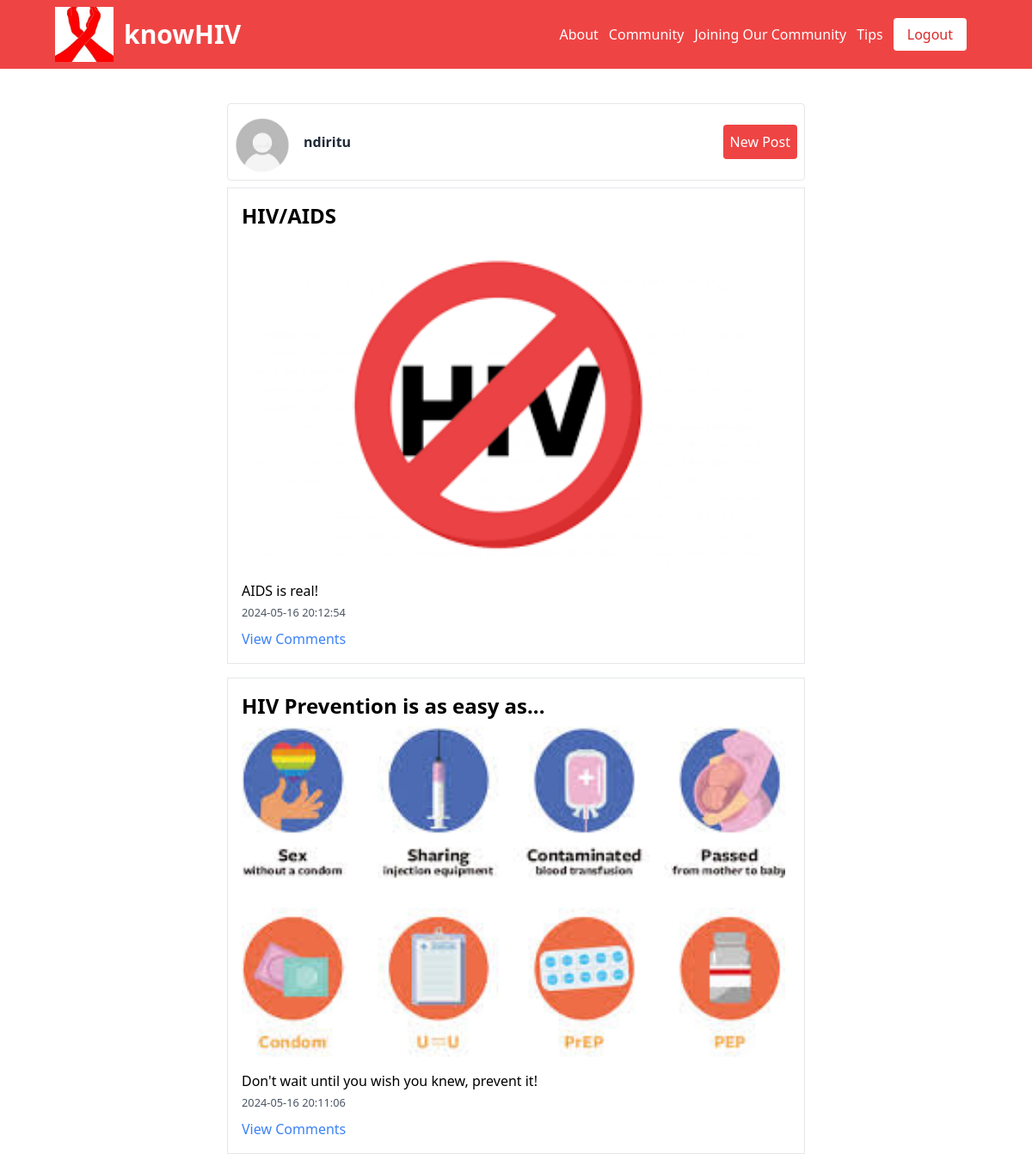
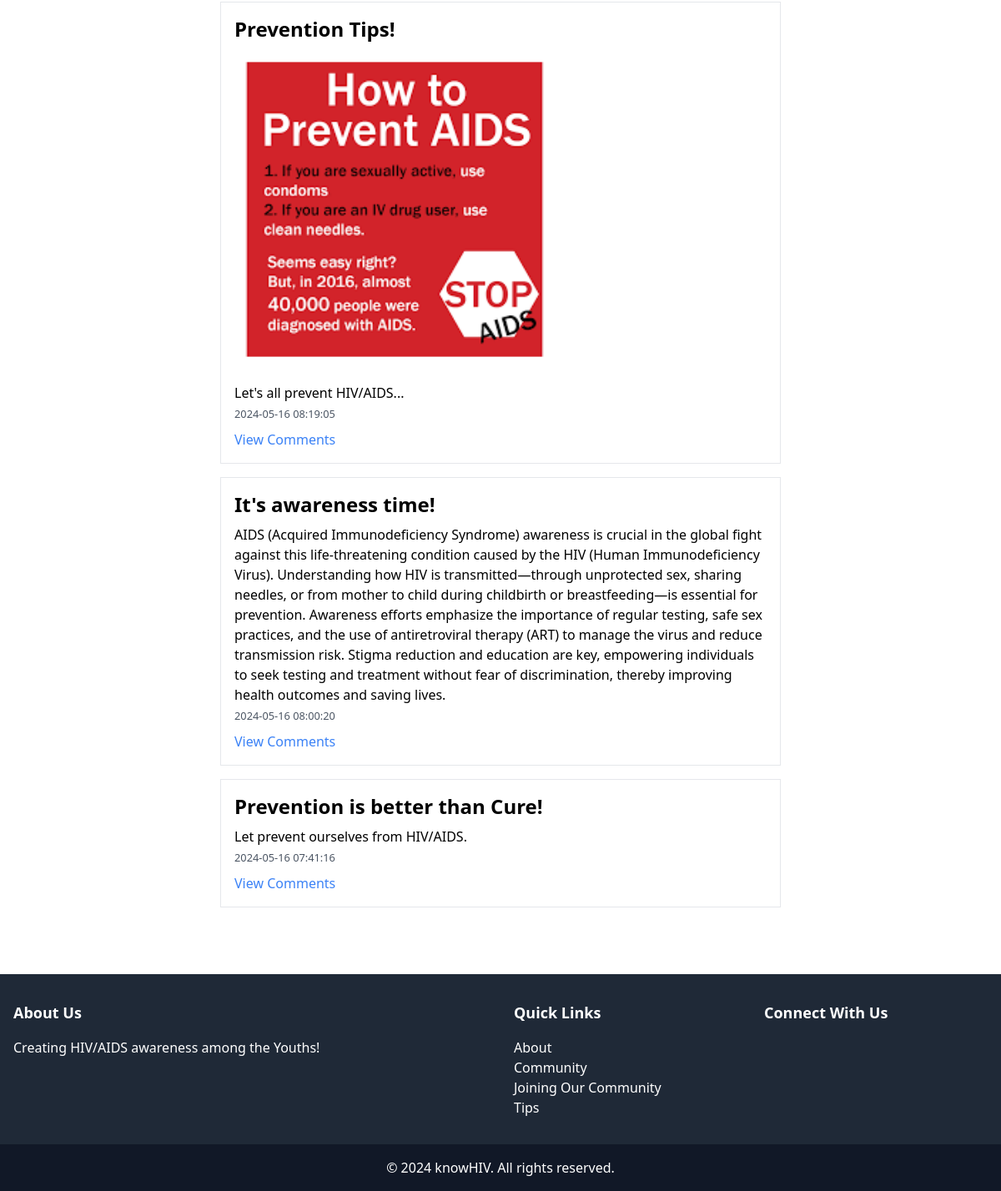
The page /homepage.php (signed in) on the database its author committed (2 pictures, top to bottom).
### tables this page shows
CREATE TABLE `posts` (
  `id` int(11) NOT NULL,
  `user_id` int(11) NOT NULL,
  `title` varchar(255) NOT NULL,
  `content` text NOT NULL,
  `image_url` varchar(255) DEFAULT NULL,
  `created_at` timestamp NOT NULL DEFAULT current_timestamp(),
  `flagged` tinyint(1) DEFAULT 0
);

### homepage.php (the view, shortened to what this page needs)
<?php
include 'config/db.php';
$username = $_SESSION['username'];
$stmt = $conn->prepare("SELECT id, title, content, image_url, created_at FROM posts WHERE flagged=0 ORDER BY created_at DESC");
$stmt->execute();
$stmt->store_result();
$stmt->bind_result($post_id, $title, $content, $image_url, $created_at);
?>
<!DOCTYPE html>
<html>
<head>
    <link href="https://cdn.jsdelivr.net/npm/tailwindcss@2.0.4/dist/tailwind.min.css" rel="stylesheet">
</head>
<body>
    <?php include 'includes/header.php'; ?>
    <div class="max-w-2xl mx-auto mt-10">
        <div class="flex justify-between items-center border rounded p-2 my-2">
            <a href="my-account.php" class="flex items-center">
                 <img src="<?php echo $profile_pic ? htmlspecialchars($profile_pic) : 'images/default_profile.jpeg'; ?>" alt="Profile Picture" class="mt-2 w-16 h-16 object-cover rounded-full">
                <span class="text-gray-800 font-semibold ml-4"><?php echo $username; ?></span>
            </a>
            <a href="create_post.php" class="bg-red-500 text-white p-2 rounded">
                New Post
            </a>
        </div>
        <?php while ($stmt->fetch()): ?>
            <div class="border p-4 mb-4">
                <h2 class="text-2xl font-bold mb-2"><?php echo htmlspecialchars($title); ?></h2>
                <?php if ($image_url): ?>
                    <img src="<?php echo htmlspecialchars($image_url); ?>" alt="Post Image"
                        class="mb-4 h-96 object-contain">
                <?php endif; ?>
                <p><?php echo nl2br(htmlspecialchars($content)); ?></p>
                <small class="text-gray-600"><?php echo $created_at; ?></small>
                <a href="view_post.php?id=<?php echo $post_id; ?>" class="text-blue-500 block mt-2">View Comments</a>
            </div>
        <?php endwhile; ?>
    </div>
    <?php include 'includes/footer.php'; ?>
</body>
</html>

### rows shown on the page
posts: title "HIV/AIDS", image_url (picture), content "AIDS is real!", created_at "2024-05-16 20:12:54"
posts: title "HIV Prevention is as easy as...", image_url (picture), content "Don't wait until you wish you knew, prevent it!", created_at "2024-05-16 20:11:06"
posts: title "Prevention Tips!", image_url (picture), content "Let's all prevent HIV/AIDS...", created_at "2024-05-16 08:19:05"
posts: title "It's awareness time!", content "AIDS (Acquired Immunodeficiency Syndrome) awareness is crucial in the global fight against this life-threatening condition caused by the HIV (Human Immunodeficiency Virus). Understanding how HIV is transmitted—through unprotected sex, sharing needles, or from mother to child during childbirth or breastfeeding—is essential for prevention. Awareness efforts emphasize the importance of regular testing, safe sex practices, and the use of antiretroviral therapy (ART) to manage the virus and reduce transmission risk. Stigma reduction and education are key, empowering individuals to seek testing and treatment without fear of discrimination, thereby improving health outcomes and saving lives.", created_at "2024-05-16 08:00:20"
posts: title "Prevention is better than Cure!", content "Let prevent ourselves from HIV/AIDS.", created_at "2024-05-16 07:41:16"

### other values the page prints
$username "ndiritu"
